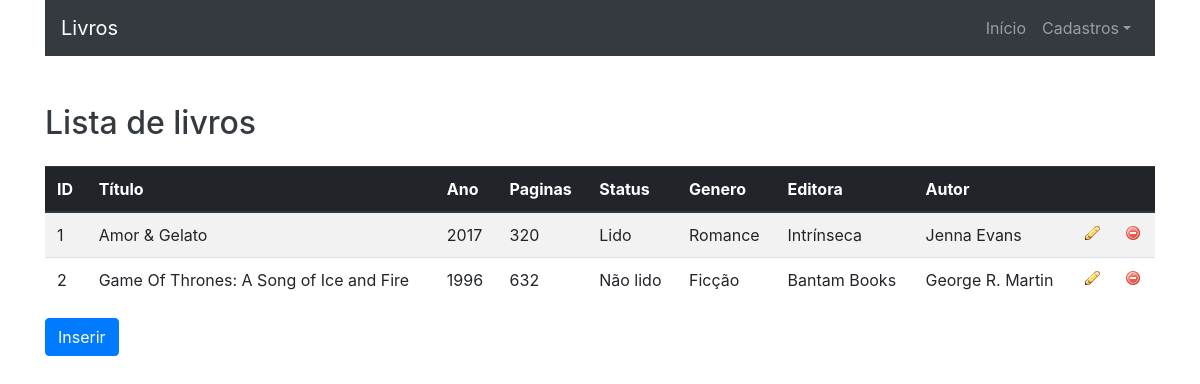
The page /view/livros/listar.php on the database its author committed.
### tables this page shows
CREATE TABLE livros (
    id int AUTO_INCREMENT NOT NULL,
    titulo varchar(57) NOT NULL,
    ano int NOT NULL,
    paginas int NOT NULL,
    status VARCHAR(1) NOT NULL,  
    genero varchar(1) NOT NULL,  
    id_editora int NOT NULL,
    id_autor int NOT NULL,
    CONSTRAINT pk_livros PRIMARY KEY (id)
);

CREATE TABLE editoras (
    id int AUTO_INCREMENT NOT NULL,
    nome varchar(127) NOT NULL,
    pais varchar(57) NOT NULL,
    CONSTRAINT pk_editoras PRIMARY KEY (id)
);

CREATE TABLE autores (
    id int AUTO_INCREMENT NOT NULL,
    nome varchar(127) NOT NULL,
    pais varchar(57) NOT NULL,
    CONSTRAINT pk_autores PRIMARY KEY (id)
);

### dao/LivroDAO.php (called while the page is built, shortened)
<?php
include_once(__DIR__ . "/../model/Livro.php");
class LivroDAO {
    public function list() {
        $conn = Connection::getConnection();
        $sql = "SELECT l.*, d.nome AS nome_editora, a.nome AS nome_autor" .
               " FROM livros l" .
               " JOIN editoras d ON (d.id = l.id_editora)" .
               " JOIN autores a ON (a.id = l.id_autor)" .
               " ORDER BY l.id";
        $stm = $conn->prepare($sql);
        $stm->execute();
        $result = $stm->fetchAll();
        return $this->mapDBToObject($result);
    }
    private function mapDBToObject(array $result) {
        $livros = array();
        foreach($result as $reg) {
            $livro = new Livro();
            $livro->setId($reg['id']);
            $livro->setTitulo($reg['titulo']);
            $livro->setAno($reg['ano']);
            $livro->setPaginas($reg['paginas']);
            $livro->setStatus($reg['status']);
            $livro->setGenero($reg['genero']);
            $editora = new Editora();
            $editora->setId($reg['id_editora']);
            $editora->setNome($reg['nome_editora']);
            $livro->setEditora($editora);
            $autor = new Autor();
            $autor->setId($reg['id_autor']);
            $autor->setNome($reg['nome_autor']);
            $livro->setAutor($autor);
            array_push($livros, $livro);
        }
        return $livros;
    }
}

### controller/LivroController.php (called while the page is built, shortened)
<?php
include_once(__DIR__ . "/../dao/LivroDAO.php");
include_once(__DIR__ . "/../model/Livro.php");
class LivroController {
    private LivroDAO $livroDAO;
    public function __construct() {
        $this->livroDAO = new LivroDAO();
    }
    public function listar() {
        return $this->livroDAO->list();
    }
}

### model/Livro.php (called while the page is built, shortened)
<?php
include_once(__DIR__ . "/../model/Editora.php");
include_once(__DIR__ . "/../model/Autor.php");
class Livro {
    private ?int $id;
    private ?string $titulo;
    private ?int $ano;
    private ?int $paginas;
    private ?string $status;
    private ?string $genero;
    private ?Editora $editora;
    private ?Autor $autor;
    public function __construct() {
        $this->id = 0;
        $this->editora = null;
        $this->autor = null;
    }
    public function getId(): ?int {
        return $this->id;
    }
    public function setId(?int $id) {
        $this->id = $id;
        return $this;
    }
    public function getTitulo(): ?string {
        return $this->titulo;
    }
    public function setTitulo(?string $titulo) {
        $this->titulo = $titulo;
        return $this;
    }
    public function getAno(): ?int {
        return $this->ano;
    }
    public function setAno(?int $ano) {
        $this->ano = $ano;
        return $this;
    }
    public function getPaginas(): ?int {
        return $this->paginas;
    }
    public function setPaginas(?int $paginas) {
        $this->paginas = $paginas;
        return $this;
    }
    public function getStatusName(): ?string {
        if ($this->status == 'L')
            return "Lido";
        elseif ($this->status == 'N')
            return "Não lido";
        return '';
    }
    public function setStatus(?string $status) {
        $this->status = $status;
        return $this;
    }
    public function getGeneroName(): ?string {
        if ($this->genero == 'A')
            return "Ação";
        elseif ($this->genero == 'R')
            return "Romance";
        elseif ($this->genero == 'D')
            return "Drama";
        elseif ($this->genero == 'S')
            return "Suspense";
        elseif ($this->genero == 'F')
            return "Ficção";
        return '';
    }
    public function setGenero(?string $genero) {
        $this->genero = $genero;
        return $this;
    }
    public function getEditora() {
        return $this->editora;
    }
    public function setEditora(?Editora $editora) {
        $this->editora = $editora;
        return $this;
    }
    public function getAutor() {
        return $this->autor;
    }
    public function setAutor(?Autor $autor){
        $this->autor = $autor;
        return $this;
    }
}

### model/Editora.php (called while the page is built, shortened)
<?php
class Editora {
    private ?string $nome;
    public function __toString() {
        return $this->nome;
    }
    public function setId($id) {
        return $this;
    }
    public function setNome($nome) {
        $this->nome = $nome;
        return $this;
    }
}

### model/Autor.php (called while the page is built, shortened)
<?php
class Autor {
    private ?string $nome;
    public function __toString() {
        return $this->nome;
    }
    public function setId($id) {
        return $this;
    }
    public function setNome($nome) {
        $this->nome = $nome;
        return $this;
    }
}

### view/livros/listar.php (the view)
<?php
include_once(__DIR__ . "/../../controller/LivroController.php");
$livroCont = new LivroController();
$livros = $livroCont->listar();
?>
<?php
    include_once(__DIR__ . "/../include/header.php");
?>
<h2 class="text-dark mt-5">Lista de livros</h2>
<table class="table table-striped mt-4">
    <thead class="thead-dark">
        <tr>
            <th>ID</th>
            <th>Título</th>
            <th>Ano</th>
            <th>Paginas</th>
            <th>Status</th>
            <th>Genero</th>
            <th>Editora</th>
            <th>Autor</th>
            <th></th>
            <th></th>
        </tr>
    </thead>
    <tbody>
        <?php foreach($livros as $l): ?>
            <tr>
                <td><?= $l->getId() ?></td>
                <td><?= $l->getTitulo() ?></td>
                <td><?= $l->getAno() ?></td>
                <td><?= $l->getPaginas() ?></td>
                <td><?= $l->getStatusName() ?></td>
                <td><?= $l->getGeneroName() ?></td>
                <td><?= $l->getEditora() ?></td>
                <td><?= $l->getAutor() ?></td>
                <td>
                    <a href="alterar.php?id=<?= $l->getId() ?>">
                        <img src="../../img/btn_editar.png" >
                    </a>
                </td>
                <td>
                    <a href="excluir.php?id=<?= $l->getId() ?>"
                        onclick="return confirm('Confirma a exclusão?');" >
                        <img src="../../img/btn_excluir.png" >
                    </a>
                </td>
            </tr>
        <?php endforeach; ?>
    </tbody>
</table>
<div>
    <a href="inserir.php" class="btn btn-primary">Inserir</a>
</div>
<?php
    include_once(__DIR__ . "/../include/footer.php");
?>

### rows shown on the page
livros: id "1", titulo "Amor & Gelato", ano "2017", paginas "320", status "Lido", genero "Romance", id_editora.nome "Intrínseca", id_autor.nome "Jenna Evans"
livros: id "2", titulo "Game Of Thrones: A Song of Ice and Fire", ano "1996", paginas "632", status "Não lido", genero "Ficção", id_editora.nome "Bantam Books", id_autor.nome "George R. Martin"
